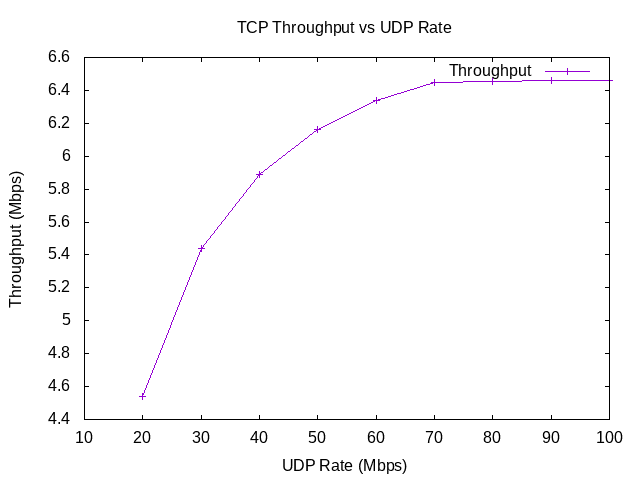

This figure's gnuplot source:
set terminal png
set output "TCPTPvRate.png"
set title "TCP Throughput vs UDP Rate"
set xlabel "UDP Rate (Mbps)"
set ylabel "Throughput (Mbps)"

set xrange [10:100]
plot "-"  title "Throughput" with linespoints
20 4.54143
30 5.43905
40 5.88872
50 6.15955
60 6.3361
70 6.44757
80 6.4532
90 6.46256
100 6.46111
e
